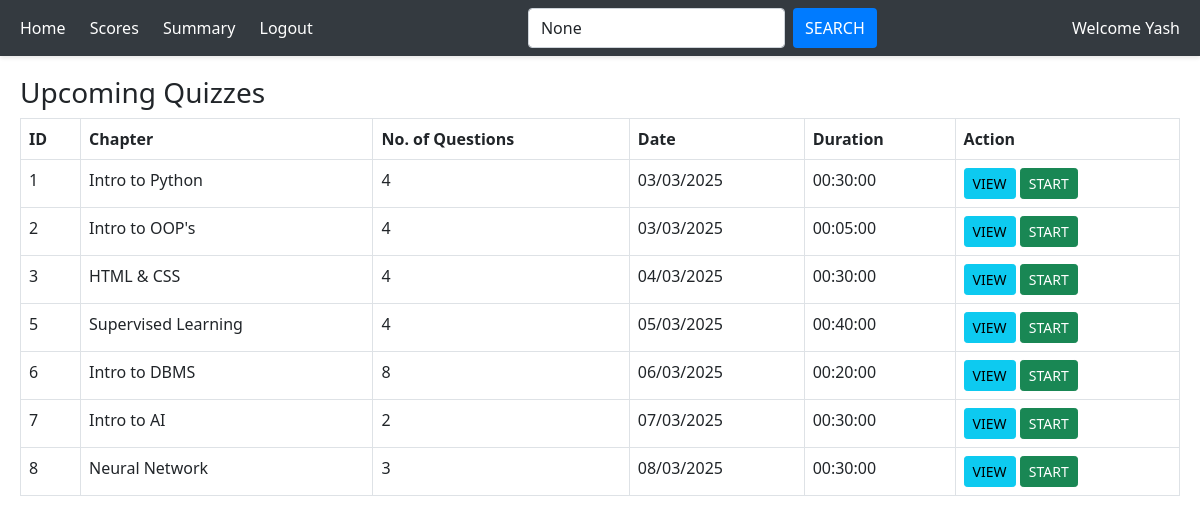
The page /user_dashboard/2 (signed in) on the database as committed earlier.
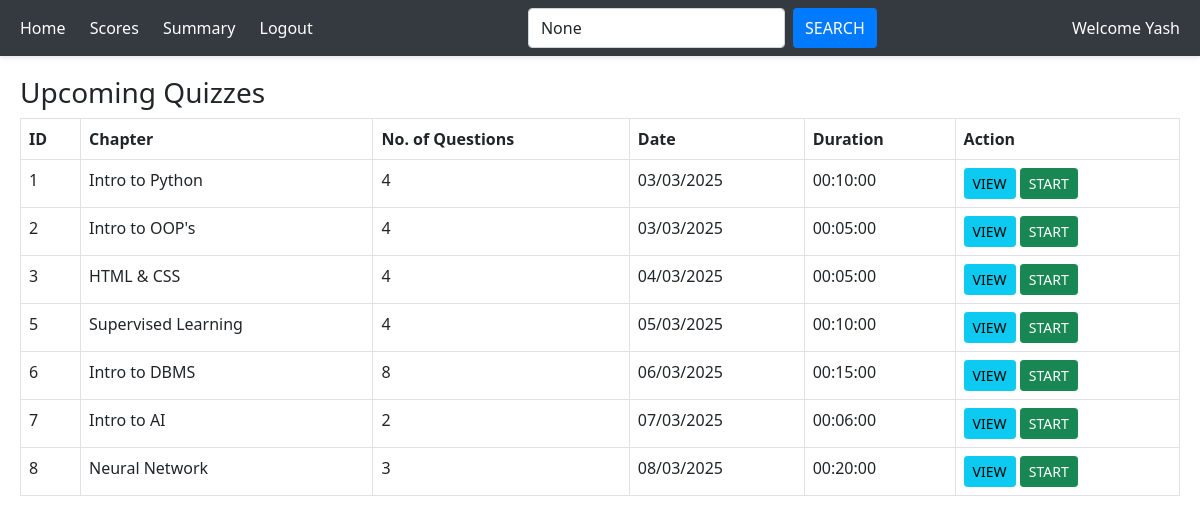
The same page on the database as committed later.
### application/models.py (models this page shows)
class Quiz(db.Model):
    id = db.Column(db.Integer, primary_key=True)
    chapter_id = db.Column(db.Integer, db.ForeignKey('chapter.id'), nullable=False)
    date_of_quiz = db.Column(db.Date)
    time_duration = db.Column(db.Time)
    is_active = db.Column(db.Boolean, default=True)
    title = db.Column(db.String())
    questions = db.relationship('Question', backref='quiz', lazy=True, cascade="all, delete-orphan")
    scores = db.relationship('Score', backref='quiz', lazy=True, cascade="all, delete-orphan")

class Chapter(db.Model):
    id = db.Column(db.Integer, primary_key=True)
    name = db.Column(db.String(), nullable=False)
    description = db.Column(db.Text)
    subject_id = db.Column(db.Integer, db.ForeignKey('subject.id'), nullable=False)
    quizzes = db.relationship('Quiz', backref='chapter', lazy=True, cascade ="all, delete-orphan")

### application/controllers.py (the view, shortened to what this page needs)
@app.route("/user_dashboard/<int:user_id>", methods=["GET", "POST"])
def user_dashboard(user_id):
    if "user_id" not in session or session["user_id"] != user_id:
        return redirect(url_for("login"))
    this_user = User.query.get_or_404(user_id)
    search_query = request.args.get("search_query")
    date_filter = request.args.get("date_filter")
    user_scores_query = Score.query.filter_by(user_id=user_id)
    if search_query:
        user_scores_query = user_scores_query.join(Quiz).filter(
            Quiz.title.ilike(f"%{search_query}%")
        )
    user_scores = user_scores_query.all()
    today = date.today()
    upcoming_quizzes = Quiz.query.filter(Quiz.date_of_quiz >= today).options(db.joinedload(Quiz.chapter))
    if search_query:
        upcoming_quizzes = upcoming_quizzes.filter(
            Quiz.title.ilike(f"%{search_query}%")
        )
    upcoming_quizzes = upcoming_quizzes.all()
    return render_template(
        "user_dash.html",
        user=this_user,
        upcoming_quizzes=upcoming_quizzes,
        user_scores=user_scores,
        search_query=search_query,
        date_filter=date_filter,
    )

### templates/user_dash.html (shortened to what this page needs)
<!DOCTYPE html>
<html lang="en">
<head>
    <link rel="stylesheet" href="{{url_for('static', filename ='user_dash.css')}}">
    <link href="https://cdn.jsdelivr.net/npm/bootstrap@5.0.2/dist/css/bootstrap.min.css" rel="stylesheet"
>
</head>
<body>
    <div class="main">
        <nav class="navbar">
            <div>
                <a href="#">Home </a>
                <a href="{{url_for('view_scores',user_id =user.id)}}">Scores</a>
                <a href="{{url_for('user_summary', user_id =user.id)}}">Summary</a>
                <a href="/login">Logout</a>
            </div>
                <form class="d-flex" action="{{ url_for('user_dashboard', user_id=user.id) }}" method=["GET"]>
                    <input class="form-control me-2" type="search" placeholder="Search Quizzes" name="search_query" value="{{ search_query }}">
                    <button class="btn btn-outline-success" type="submit">Search</button>
                </form>
                <span class="navbar-text">Welcome {{user.username}}</span>
        </nav>
        <div class="dashboard">
            <h3>Upcoming Quizzes</h3>
            <table class="table table-bordered">
                <thead>
                    <tr>
                        <th>ID</th>
                        <th>Chapter</th>
                        <th>No. of Questions</th>
                        <th>Date</th>
                        <th>Duration</th>
                        <th>Action</th>
                    </tr>
                </thead>
                <tbody>
                    {% for quiz in upcoming_quizzes %}
                    <tr>
                        <td>{{ quiz.id }}</td>
                        <td> {{quiz.chapter.name}}</td>
                        <td>{{ quiz.questions|length }}</td>
                        <td>{{ quiz.date_of_quiz.strftime('%d/%m/%Y')}}</td>
                        <td>{{ quiz.time_duration }}</td>
                        <td>
                            <a href="{{ url_for('view_quiz', quiz_id = quiz.id) }}"><button class="btn btn-info btn-sm">View</button></a>
                            <a href="{{ url_for('start_quiz', quiz_id = quiz.id) }}"><button class="btn btn-success btn-sm">Start</button></a>
                        </td>
                    </tr>
                    {% endfor %}
                </tbody>
            </table>
        </div>
    </div>
</body>
</html>
</body>
</html>

Rows that differ between the two databases and show on the page:
changed Quiz "Intro to Python": time_duration "00:30:00" → "00:10:00"
changed Quiz "HTML & CSS": time_duration "00:30:00" → "00:05:00"
changed Quiz "Supervised Learning": time_duration "00:40:00" → "00:10:00"
changed Quiz "Intro to DBMS": time_duration "00:20:00" → "00:15:00"
changed Quiz "Intro to AI": time_duration "00:30:00" → "00:06:00"
changed Quiz "Neural Network": time_duration "00:30:00" → "00:20:00"
